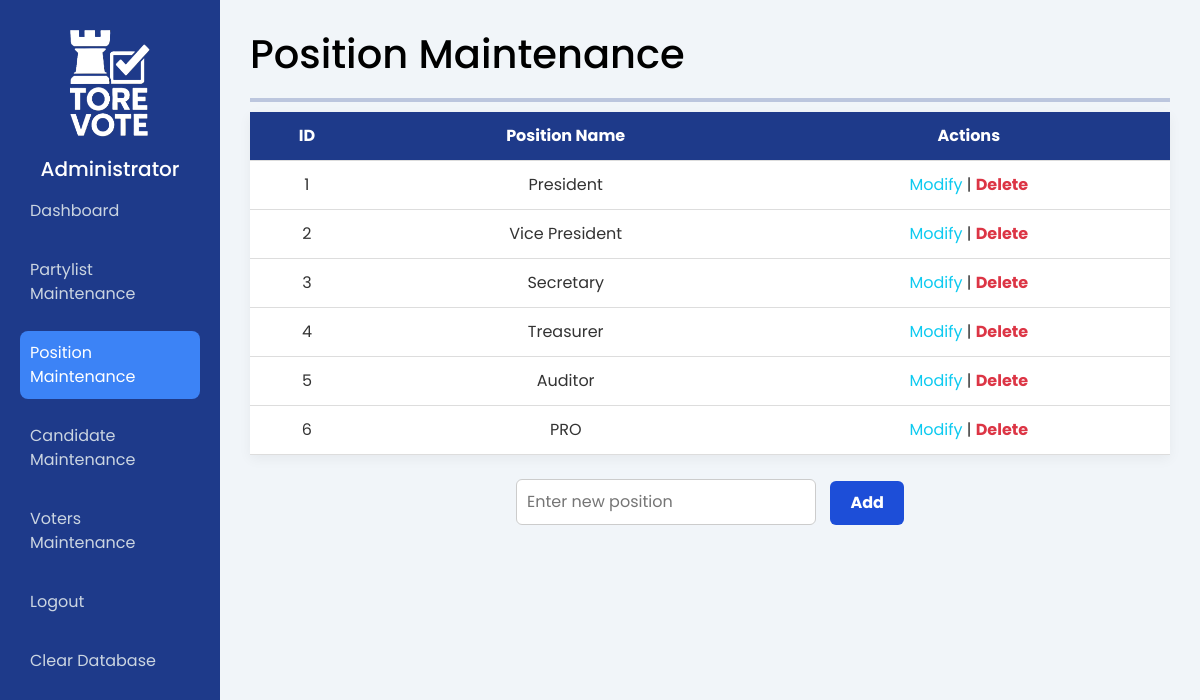
/pages/position_maintenance.php, run on the app's committed database.
### tables this page shows
CREATE TABLE `positions` (
  `position_id` int(11) NOT NULL,
  `position_name` varchar(50) NOT NULL
);

### pages/position_maintenance.php (the view, shortened to what this page needs)
<?php
$conn = new mysqli("localhost", "root", "", "votingsysdb");
?>
<!DOCTYPE html>
<html lang="en">
<head>
    <link href="https://cdn.jsdelivr.net/npm/bootstrap@5.3.0/dist/css/bootstrap.min.css" rel="stylesheet">
    <link rel="stylesheet" href="../styles/position_maintenance.css" />
</head>
<body>
    <div class="dashboard">
        <aside class="sidebar">
            <img src="../img/logo2.png" alt="VotingSys Logo" style="width: 80px; height: auto; display: block; margin: 0 auto;" />
            <h5 class="admin" style="margin-top: 20px; text-align: center;">Administrator</h5>
            <nav>
                <a href="./dashboard.php">Dashboard</a>
                <a href="./partylist_maintenance.php">Partylist Maintenance</a>
                <a href="./position_maintenance.php" class="active">Position Maintenance</a>
                <a href="./candidates_maintenance.php">Candidate Maintenance</a>
                <a href="./voters_maintenance.php">Voters Maintenance</a>
                <a href="./admin-logout.php" class="logout-button" data-bs-toggle="modal" data-bs-target="#logoutModal">Logout</a>
                <a href="./clear-db.php">Clear Database</a>
            </nav>
        </aside>
        <main class="main-content">
            <h1 class="h1" style="text-align: left; font-size: 40px;">Position Maintenance</h1>
            <hr style="margin: 10px 0; border-top: 4px solid #1e3a8a;" />
            <table>
                <thead>
                    <tr>
                        <th>ID</th>
                        <th>Position Name</th>
                        <th>Actions</th>
                    </tr>
                </thead>
                <tbody>
                    <?php
                    $result = $conn->query("SELECT DISTINCT * FROM positions ORDER BY
                    CASE position_name
                        WHEN 'President' THEN 1
                        WHEN 'Vice President' THEN 2
                        WHEN 'Secretary' THEN 3
                        WHEN 'Treasurer' THEN 4
                        WHEN 'Auditor' THEN 5
                        WHEN 'PRO' THEN 6
                        ELSE 99
                    END;");
                    while ($row = $result->fetch_assoc()) {
                        echo "<tr>
                        <td>{$row['position_id']}</td>
                        <td>{$row['position_name']}</td>
                        <td>
                            <a href='#'
                            class='edit-btn text-info'
                            data-bs-toggle='modal'
                            data-bs-target='#editPositionModal'
                            data-id='{$row['position_id']}'
                            data-name='" . htmlspecialchars($row['position_name'], ENT_QUOTES) . "'> Modify </a> |
                            <a href='#' class='delete-btn text-danger' data-id='{$row['position_id']}' data-bs-toggle='modal' data-bs-target='#deleteModal'>Delete</a>
                        </td>
                        </tr>";
                    }
                    ?>
                </tbody>
            </table>
            <form method="POST" class="add-form mt-4" id="addPositionForm">
                <input type="text" name="position_name" id="position_name" placeholder="Enter new position" required />
                <button type="submit" class="btn btn-primary">Add</button>
            </form>
        </main>
    </div>
</body>
</html>

### styles/position_maintenance.css (style rules this page uses)
* { margin: 0; padding: 0; box-sizing: border-box; font-family: 'Poppins', sans-serif; }
body { background: #f1f5f9; color: #333; }
.dashboard { display: flex; min-height: 100vh; }
.sidebar { width: 220px; background-color: #1e3a8a; color: #fff; padding: 30px 20px; }
.sidebar nav a { display: block; color: #cbd5e1; text-decoration: none; margin-bottom: 15px; padding: 10px; border-radius: 8px; transition: 0.3s; }
.sidebar nav a:hover, .sidebar nav a.active { background-color: #3c83f6; color: #fff; }
.main-content { padding: 30px; flex: 1; }
html .h1 { font-size: 28px; color: #000; margin-bottom: 20px; }
.add-form, .edit-form { margin-bottom: 30px; }
.add-form input[type="text"], .edit-form input[type="text"] { padding: 10px; width: 300px; border-radius: 6px; border: 1px solid #ccc; }
.add-form button, .edit-form button { padding: 10px 20px; margin-left: 10px; border: none; border-radius: 6px; background-color: #1d4ed8; color: white; font-weight: bold; cursor: pointer; }
table { width: 100%; border-collapse: collapse; background: white; box-shadow: 0 4px 12px rgba(0, 0, 0, 0.05); }
th, td { padding: 12px; text-align: left; border-bottom: 1px solid #ddd; }
th { background-color: #1e3a8a; color: white; }
.edit-btn { color: #007bff; text-decoration: none; }
.delete-btn { color: red; text-decoration: none; font-weight: bold; }
table, th, td { text-align: center; vertical-align: middle; }
.main-content form { text-align: center; }

### data on the page
positions: position_id "1", position_name "President"
positions: position_id "2", position_name "Vice President"
positions: position_id "3", position_name "Secretary"
positions: position_id "4", position_name "Treasurer"
positions: position_id "5", position_name "Auditor"
positions: position_id "6", position_name "PRO"
